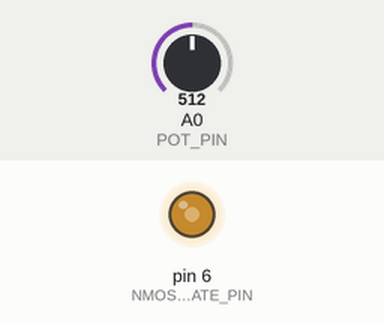
The sketch below on a simulated Arduino Uno, built with avr-gcc and run on an emulated ATmega328P. Parts: output pins drawn as LEDs (lit = HIGH). The inputs (shaded band) are chosen by the test bench; at power-on: A0 (POT_PIN) = 512.

Above: at 1.2 s.
1.3 s: A0 (POT_PIN) set to 716
At 2.5 s:
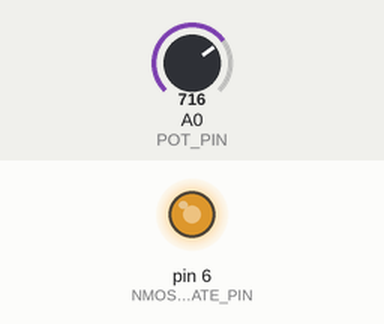
2.8 s: A0 (POT_PIN) set to 900
At 4.0 s:
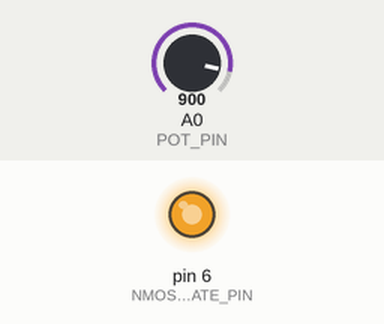
4.3 s: A0 (POT_PIN) set to 122
At 5.0 s:
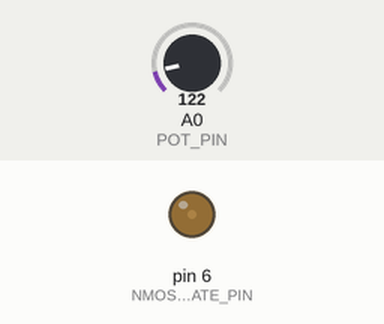
5.8 s: A0 (POT_PIN) set to 0
At 6.4 s:
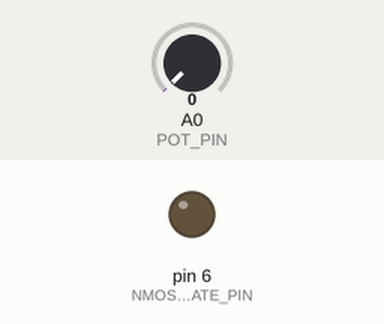
7.3 s: A0 (POT_PIN) set to 511
At 8.6 s:
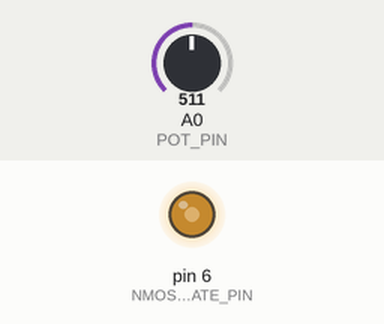
Timing chart, 0 to 9.8 s (numbered marks = the images above; inputs shaded):
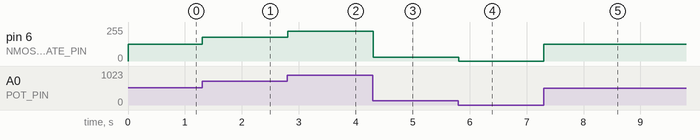

Measured:
- after the input at 1.3 s, pin 6 (NMOS_GATE_PIN): 127/255 → 178/255 at once
- after the input at 2.8 s, pin 6 (NMOS_GATE_PIN): 178/255 → 224/255 at once
- after the input at 4.3 s, pin 6 (NMOS_GATE_PIN): 224/255 → 30/255 at once
- after the input at 5.8 s, pin 6 (NMOS_GATE_PIN): 30/255 → 0/255 at once
- after the input at 7.3 s, pin 6 (NMOS_GATE_PIN): 0/255 → 127/255 at once

The sketch:

centrifugeV1.ino
```cpp
/*
 * Centrifuge V1c
 *
 * Author: Ege Turan
 * Stanford University, Winter 2025
 * BIOE123 Bioengineering Systems Laboratory
 *
 * Simple PWM NMOS DC motor driver for a centrifuge prototype
 */

// Pin definitions
const int POT_PIN = A0; // Potentiometer connected to A0
const int NMOS_GATE_PIN = 6; // NMOS gate connected to D6 (PWM pin)

// Setup function
void setup() {
  pinMode(NMOS_GATE_PIN, OUTPUT); // Set D6 as an output
}

// Main loop
void loop() {
  // Read the potentiometer value (0 to 1023)
  int potValue = analogRead(POT_PIN);

  // Map the potentiometer value to PWM range (0 to 255)
  int pwmValue = map(potValue, 0, 1023, 0, 255);

  // Write the PWM value to the NMOS gate pin
  analogWrite(NMOS_GATE_PIN, pwmValue);

  // Optional: Small delay for stability
  delay(10);
}
```
